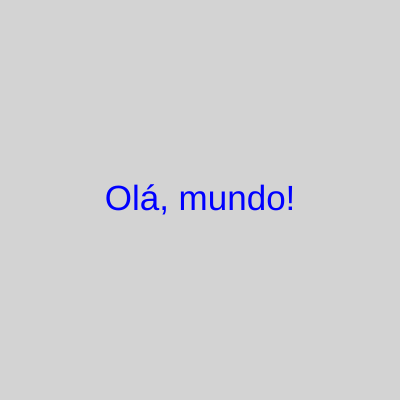
Frame 1 (no input)
Frame 60 (no input): identical to frame 1, image omitted
Frame 120 (the mouse pressed at the canvas centre since frame 60): identical to frame 1, image omitted

The p5.js sketch that drew this single still picture (run headless with seeded random() and noise() and a simulated clock; from frame 60 on, the mouse is pressed at the canvas centre):

// p5.js sketch
// ── sketch.js
function setup(){
  createCanvas(400,400);
  }

  
function draw()
{
  background('lightgray');
  textSize(35);
  textAlign(CENTER,CENTER);
  fill('blue');
  text('Olá, mundo!',200,200);
}
